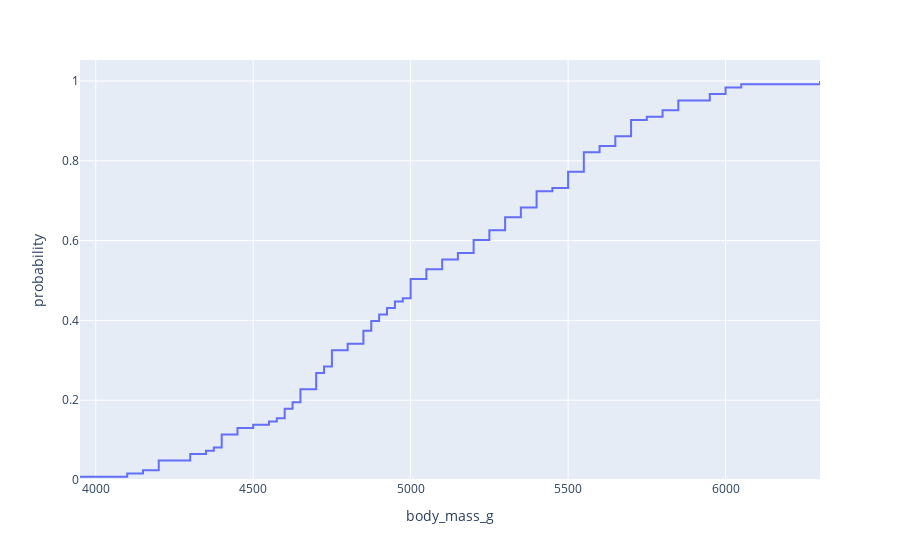

Notebook source saved alongside this figure:
### Code cell
# What percentage of Gentoo penguins weights less than 5000 (visually)
fig = px.ecdf(df[df['species']=='Gentoo'], x='body_mass_g')
fig.show()
